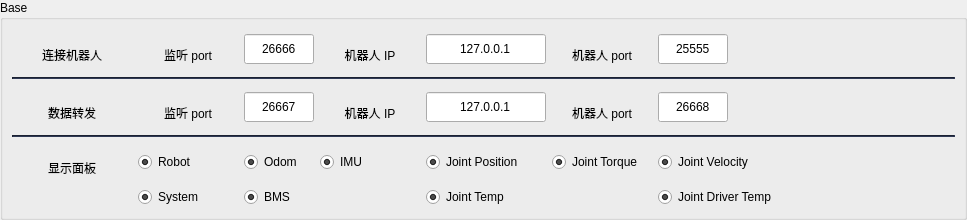
            <widget class="QGroupBox" name="groupBox_3">
             <property name="minimumSize">
              <size>
               <width>0</width>
               <height>220</height>
              </size>
             </property>
             <property name="maximumSize">
              <size>
               <width>16777215</width>
               <height>220</height>
              </size>
             </property>
             <property name="styleSheet">
              <string notr="true"/>
             </property>
             <property name="title">
              <string>Base</string>
             </property>
             <layout class="QGridLayout" name="gridLayout_5">
              <property name="leftMargin">
               <number>9</number>
              </property>
              <property name="rightMargin">
               <number>9</number>
              </property>
              <property name="horizontalSpacing">
               <number>6</number>
              </property>
              <property name="verticalSpacing">
               <number>10</number>
              </property>
              <item row="0" column="1">
               <widget class="QLabel" name="label_20">
                <property name="minimumSize">
                 <size>
                  <width>100</width>
                  <height>30</height>
                 </size>
                </property>
                <property name="maximumSize">
                 <size>
                  <width>100</width>
                  <height>30</height>
                 </size>
                </property>
                <property name="text">
                 <string>监听 port</string>
                </property>
                <property name="alignment">
                 <set>Qt::AlignBottom|Qt::AlignHCenter</set>
                </property>
               </widget>
              </item>
              <item row="4" column="1">
               <widget class="QLabel" name="label_27">
                <property name="minimumSize">
                 <size>
                  <width>100</width>
                  <height>30</height>
                 </size>
                </property>
                <property name="maximumSize">
                 <size>
                  <width>100</width>
                  <height>30</height>
                 </size>
                </property>
                <property name="text">
                 <string>监听 port</string>
                </property>
                <property name="alignment">
                 <set>Qt::AlignBottom|Qt::AlignHCenter</set>
                </property>
               </widget>
              </item>
              <item row="4" column="8">
               <widget class="QWWindowButton" name="widget_connect_repost" native="true">
                <property name="minimumSize">
                 <size>
                  <width>150</width>
                  <height>40</height>
                 </size>
                </property>
                <property name="maximumSize">
                 <size>
                  <width>150</width>
                  <height>40</height>
                 </size>
                </property>
               </widget>
              </item>
              <item row="4" column="0">
               <widget class="QLabel" name="label_26">
                <property name="minimumSize">
                 <size>
                  <width>120</width>
                  <height>30</height>
                 </size>
                </property>
                <property name="maximumSize">
                 <size>
                  <width>120</width>
                  <height>30</height>
                 </size>
                </property>
                <property name="text">
                 <string>数据转发</string>
                </property>
                <property name="alignment">
                 <set>Qt::AlignBottom|Qt::AlignHCenter</set>
                </property>
               </widget>
              </item>
              <item row="0" column="2">
               <widget class="QLineEdit" name="lineEdit_listen_port">
                <property name="minimumSize">
                 <size>
                  <width>70</width>
                  <height>30</height>
                 </size>
                </property>
                <property name="maximumSize">
                 <size>
                  <width>70</width>
                  <height>30</height>
                 </size>
                </property>
                <property name="text">
                 <string>26666</string>
                </property>
                <property name="alignment">
                 <set>Qt::AlignCenter</set>
                </property>
               </widget>
              </item>
              <item row="7" column="4">
               <widget class="QRadioButton" name="radioButton_temp">
                <property name="text">
                 <string>Joint Temp</string>
                </property>
                <property name="checked">
                 <bool>true</bool>
                </property>
                <property name="autoExclusive">
                 <bool>false</bool>
                </property>
               </widget>
              </item>
              <item row="4" column="5">
               <widget class="QLabel" name="label_29">
                <property name="minimumSize">
                 <size>
                  <width>100</width>
                  <height>30</height>
                 </size>
                </property>
                <property name="maximumSize">
                 <size>
                  <width>100</width>
                  <height>30</height>
                 </size>
                </property>
                <property name="text">
                 <string>机器人 port</string>
                </property>
                <property name="alignment">
                 <set>Qt::AlignBottom|Qt::AlignHCenter</set>
                </property>
               </widget>
              </item>
              <item row="0" column="4">
               <widget class="QLineEdit" name="lineEdit_target_ip">
                <property name="minimumSize">
                 <size>
                  <width>120</width>
                  <height>30</height>
                 </size>
                </property>
                <property name="maximumSize">
                 <size>
                  <width>120</width>
                  <height>30</height>
                 </size>
                </property>
                <property name="text">
                 <string>127.0.0.1</string>
                </property>
                <property name="alignment">
                 <set>Qt::AlignCenter</set>
                </property>
               </widget>
              </item>
              <item row="6" column="2">
               <widget class="QRadioButton" name="radioButton_odom">
                <property name="text">
                 <string>Odom</string>
                </property>
                <property name="checked">
                 <bool>true</bool>
                </property>
                <property name="autoExclusive">
                 <bool>false</bool>
                </property>
               </widget>
              </item>
              <item row="0" column="3">
               <widget class="QLabel" name="label_21">
                <property name="minimumSize">
                 <size>
                  <width>100</width>
                  <height>30</height>
                 </size>
                </property>
                <property name="maximumSize">
                 <size>
                  <width>100</width>
                  <height>30</height>
                 </size>
                </property>
                <property name="text">
                 <string>机器人 IP</string>
                </property>
                <property name="alignment">
                 <set>Qt::AlignBottom|Qt::AlignHCenter</set>
                </property>
               </widget>
              </item>
              <item row="6" column="3">
               <widget class="QRadioButton" name="radioButton_imu">
                <property name="text">
                 <string>IMU</string>
                </property>
                <property name="checked">
                 <bool>true</bool>
                </property>
                <property name="autoExclusive">
                 <bool>false</bool>
                </property>
               </widget>
              </item>
              <item row="4" column="3">
               <widget class="QLabel" name="label_28">
                <property name="minimumSize">
                 <size>
                  <width>100</width>
                  <height>30</height>
                 </size>
                </property>
                <property name="maximumSize">
                 <size>
                  <width>100</width>
                  <height>30</height>
                 </size>
                </property>
                <property name="text">
                 <string>机器人 IP</string>
                </property>
                <property name="alignment">
                 <set>Qt::AlignBottom|Qt::AlignHCenter</set>
                </property>
               </widget>
              </item>
              <item row="6" column="4">
               <widget class="QRadioButton" name="radioButton_pos">
                <property name="text">
                 <string>Joint Position</string>
                </property>
                <property name="checked">
                 <bool>true</bool>
                </property>
                <property name="autoExclusive">
                 <bool>false</bool>
                </property>
               </widget>
              </item>
              <item row="7" column="2">
               <widget class="QRadioButton" name="radioButton_bms">
                <property name="text">
                 <string>BMS</string>
                </property>
                <property name="checked">
                 <bool>true</bool>
                </property>
                <property name="autoExclusive">
                 <bool>false</bool>
                </property>
               </widget>
              </item>
              <item row="4" column="4">
               <widget class="QLineEdit" name="lineEdit_target_ip_repost">
                <property name="minimumSize">
                 <size>
                  <width>120</width>
                  <height>30</height>
                 </size>
                </property>
                <property name="maximumSize">
                 <size>
                  <width>120</width>
                  <height>30</height>
                 </size>
                </property>
                <property name="text">
                 <string>127.0.0.1</string>
                </property>
                <property name="alignment">
                 <set>Qt::AlignCenter</set>
                </property>
               </widget>
              </item>
              <item row="5" column="0" colspan="9">
               <widget class="Line" name="line_2">
                <property name="minimumSize">
                 <size>
                  <width>0</width>
                  <height>2</height>
                 </size>
                </property>
                <property name="maximumSize">
                 <size>
                  <width>16777215</width>
                  <height>2</height>
                 </size>
                </property>
                <property name="styleSheet">
                 <string notr="true">background-color: #283149;</string>
                </property>
                <property name="lineWidth">
                 <number>2</number>
                </property>
                <property name="orientation">
                 <enum>Qt::Horizontal</enum>
                </property>
               </widget>
              </item>
              <item row="0" column="5">
               <widget class="QLabel" name="label_22">
                <property name="minimumSize">
                 <size>
                  <width>100</width>
                  <height>30</height>
                 </size>
                </property>
                <property name="maximumSize">
                 <size>
                  <width>100</width>
                  <height>30</height>
                 </size>
                </property>
                <property name="text">
                 <string>机器人 port</string>
                </property>
                <property name="alignment">
                 <set>Qt::AlignBottom|Qt::AlignHCenter</set>
                </property>
               </widget>
              </item>
              <item row="6" column="0">
               <widget class="QLabel" name="label_35">
                <property name="minimumSize">
                 <size>
                  <width>120</width>
                  <height>30</height>
                 </size>
                </property>
                <property name="maximumSize">
                 <size>
                  <width>120</width>
                  <height>30</height>
                 </size>
                </property>
                <property name="text">
                 <string>显示面板</string>
                </property>
                <property name="alignment">
                 <set>Qt::AlignBottom|Qt::AlignHCenter</set>
                </property>
               </widget>
              </item>
              <item row="1" column="0" colspan="9">
               <widget class="Line" name="line">
                <property name="minimumSize">
                 <size>
                  <width>0</width>
                  <height>2</height>
                 </size>
                </property>
                <property name="maximumSize">
                 <size>
                  <width>16777215</width>
                  <height>2</height>
                 </size>
                </property>
                <property name="styleSheet">
                 <string notr="true">background-color: #283149;</string>
                </property>
                <property name="lineWidth">
                 <number>2</number>
                </property>
                <property name="orientation">
                 <enum>Qt::Horizontal</enum>
                </property>
               </widget>
              </item>
              <item row="6" column="5">
               <widget class="QRadioButton" name="radioButton_tau">
                <property name="text">
                 <string>Joint Torque</string>
                </property>
                <property name="iconSize">
                 <size>
                  <width>16</width>
                  <height>16</height>
                 </size>
                </property>
                <property name="checked">
                 <bool>true</bool>
                </property>
                <property name="autoExclusive">
                 <bool>false</bool>
                </property>
               </widget>
              </item>
              <item row="0" column="8">
               <widget class="QWWindowButton" name="widget_connect" native="true">
                <property name="minimumSize">
                 <size>
                  <width>150</width>
                  <height>40</height>
                 </size>
                </property>
                <property name="maximumSize">
                 <size>
                  <width>150</width>
                  <height>40</height>
                 </size>
                </property>
               </widget>
              </item>
              <item row="4" column="2">
               <widget class="QLineEdit" name="lineEdit_listen_port_repost">
                <property name="minimumSize">
                 <size>
                  <width>70</width>
                  <height>30</height>
                 </size>
                </property>
                <property name="maximumSize">
                 <size>
                  <width>70</width>
                  <height>30</height>
                 </size>
                </property>
                <property name="text">
                 <string>26667</string>
                </property>
                <property name="alignment">
                 <set>Qt::AlignCenter</set>
                </property>
               </widget>
              </item>
              <item row="6" column="1">
               <widget class="QRadioButton" name="radioButton_robot">
                <property name="text">
                 <string>Robot</string>
                </property>
                <property name="checked">
                 <bool>true</bool>
                </property>
                <property name="autoExclusive">
                 <bool>false</bool>
                </property>
               </widget>
              </item>
              <item row="7" column="1">
               <widget class="QRadioButton" name="radioButton_system">
                <property name="text">
                 <string>System</string>
                </property>
                <property name="checked">
                 <bool>true</bool>
                </property>
                <property name="autoExclusive">
                 <bool>false</bool>
                </property>
               </widget>
              </item>
              <item row="0" column="0">
               <widget class="QLabel" name="label_25">
                <property name="minimumSize">
                 <size>
                  <width>120</width>
                  <height>30</height>
                 </size>
                </property>
                <property name="maximumSize">
                 <size>
                  <width>120</width>
                  <height>30</height>
                 </size>
                </property>
                <property name="text">
                 <string>连接机器人</string>
                </property>
                <property name="alignment">
                 <set>Qt::AlignBottom|Qt::AlignHCenter</set>
                </property>
               </widget>
              </item>
              <item row="4" column="6">
               <widget class="QLineEdit" name="lineEdit_target_port_repost">
                <property name="minimumSize">
                 <size>
                  <width>70</width>
                  <height>30</height>
                 </size>
                </property>
                <property name="maximumSize">
                 <size>
                  <width>70</width>
                  <height>30</height>
                 </size>
                </property>
                <property name="text">
                 <string>26668</string>
                </property>
                <property name="alignment">
                 <set>Qt::AlignCenter</set>
                </property>
               </widget>
              </item>
              <item row="6" column="6">
               <widget class="QRadioButton" name="radioButton_vel">
                <property name="text">
                 <string>Joint Velocity</string>
                </property>
                <property name="checked">
                 <bool>true</bool>
                </property>
                <property name="autoExclusive">
                 <bool>false</bool>
                </property>
               </widget>
              </item>
              <item row="0" column="7">
               <spacer name="horizontalSpacer_5">
                <property name="orientation">
                 <enum>Qt::Horizontal</enum>
                </property>
                <property name="sizeHint" stdset="0">
                 <size>
                  <width>40</width>
                  <height>20</height>
                 </size>
                </property>
               </spacer>
              </item>
              <item row="0" column="6">
               <widget class="QLineEdit" name="lineEdit_target_port">
                <property name="minimumSize">
                 <size>
                  <width>70</width>
                  <height>30</height>
                 </size>
                </property>
                <property name="maximumSize">
                 <size>
                  <width>70</width>
                  <height>30</height>
                 </size>
                </property>
                <property name="text">
                 <string>25555</string>
                </property>
                <property name="alignment">
                 <set>Qt::AlignCenter</set>
                </property>
               </widget>
              </item>
              <item row="7" column="6" colspan="2">
               <widget class="QRadioButton" name="radioButton_driver_temp">
                <property name="text">
                 <string>Joint Driver Temp</string>
                </property>
                <property name="checked">
                 <bool>true</bool>
                </property>
                <property name="autoExclusive">
                 <bool>false</bool>
                </property>
               </widget>
              </item>
             </layout>
            </widget>
